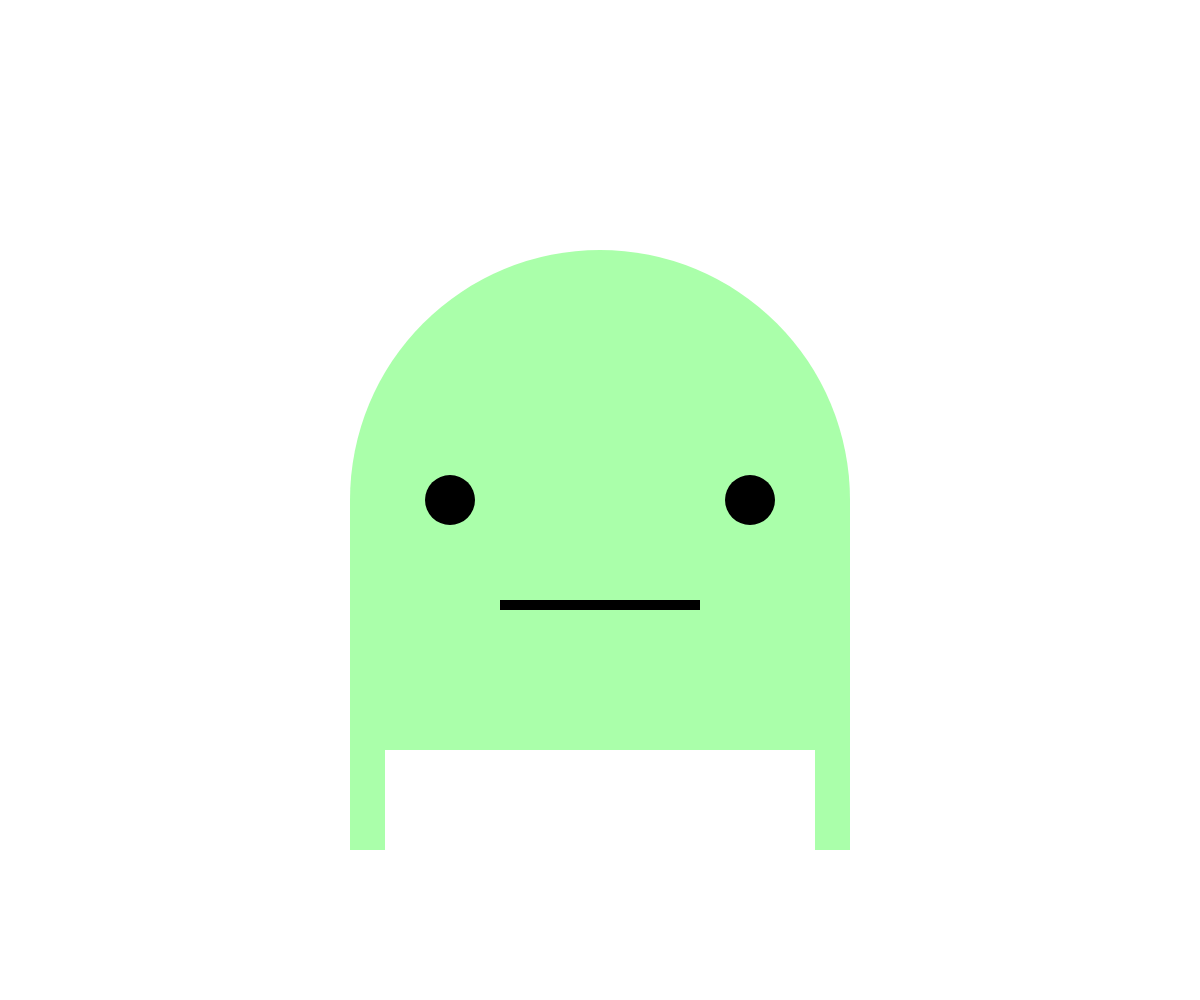
Frame 1 (no input)
Frame 60 (no input): identical to frame 1, image omitted
Frame 120 (the mouse pressed at the canvas centre since frame 60): identical to frame 1, image omitted

The p5.js sketch that drew this single still picture (run headless with seeded random() and noise() and a simulated clock; from frame 60 on, the mouse is pressed at the canvas centre):

// p5.js sketch
// ── sketch.js
// Project Title
// Your Name
// Date
//
// Extra for Experts:
// - describe what you did to take this project "above and beyond"


function setup() {
  createCanvas(windowWidth, windowHeight);
}

function draw() {
  background(301);
  fill(170, 255, 170);
  noStroke();

  circle(width / 2, height / 2, 500);
  rect(width / 2 - 250, height / 2, 500, 250);
  rect(width / 2 - 250, height / 2 + 250, 35, 100);
  rect(width / 2 + 215, height / 2 + 250, 35, 100);

  fill(0, 0, 0);
  circle(width / 2 - 150, height / 2, 50);
  circle(width / 2 + 150, height / 2, 50);
  rect(width / 2 - 100, height / 2 + 100, 200, 10);
}

function windowResized() {
  resizeCanvas(windowWidth, windowHeight);
}
